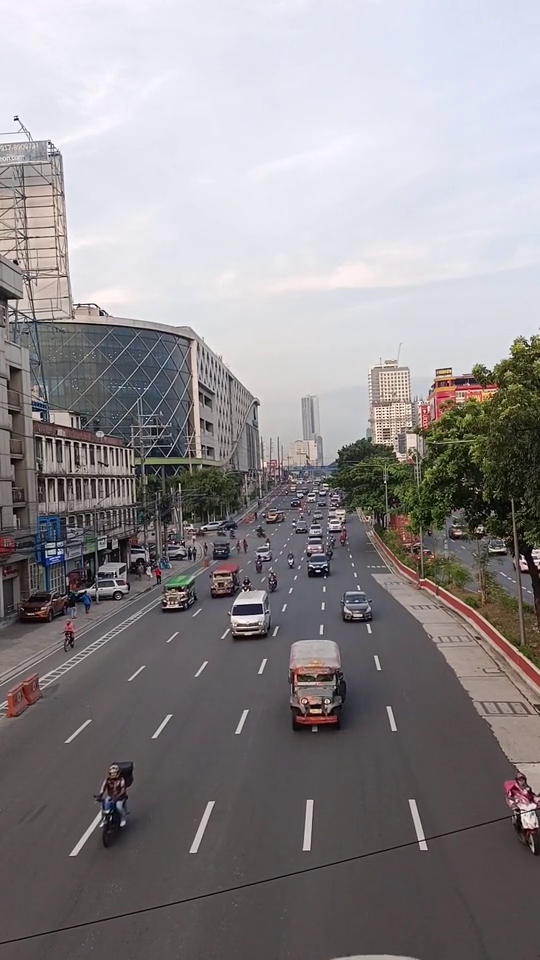
#> input picture frame 55 of Day1/video1.mp4, 540 x 960 px
$ python video_fps.py
#> lines starting #> are read from the running program, lines starting #| are printed output that depends on the picture
import cv2
import time

#cap = cv2.VideoCapture(0)
cap = cv2.VideoCapture("video1.mp4")

#Eğer dosya açılmadıysa hata verip çıkalım
if not cap.isOpened():
    print("Hata: Video kaynağı açılamadı!")
    exit()

video_fps = cap.get(cv2.CAP_PROP_FPS)

print(f"Orijinal FPS: {video_fps}")

prev_time = 0

while True:
    ret,frame = cap.read()
#> frame is the input picture: shape (960, 540, 3); mean B, G, R 141, 138.6, 142.7

    if not ret:
        print("Video bitti veya okunamadı. Çıkılıyor...")
        break

    gri_frame = cv2.cvtColor(frame,cv2.COLOR_BGR2GRAY)
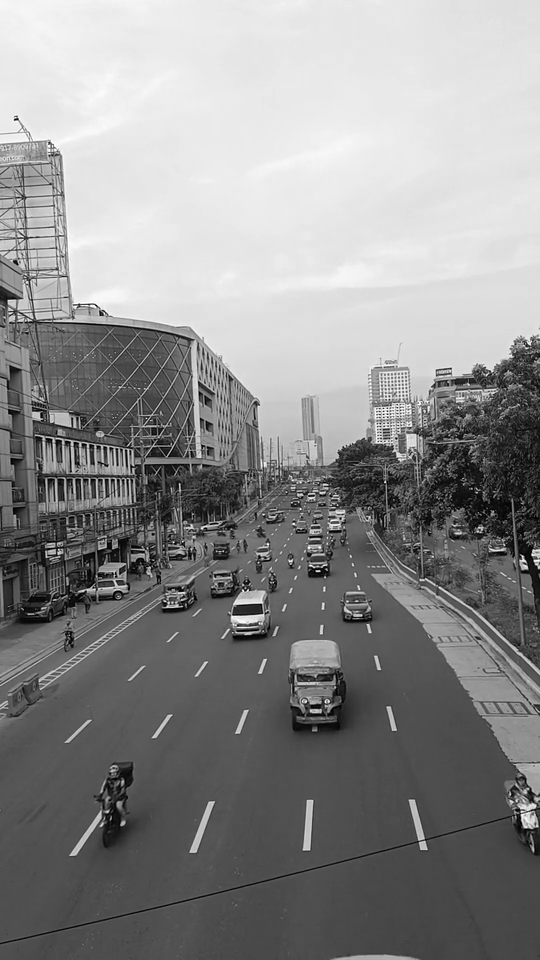
#> gri_frame: shape (960, 540); min 0, max 255, mean 140

    current_time = time.time()

    isleme_fps = 1 / (current_time - prev_time)
    prev_time = current_time

    cv2.putText(frame,f"ISLEME HIZI: {int(isleme_fps)} FPS",(10,30),cv2.FONT_HERSHEY_DUPLEX,1,(0,255,0),2)
    cv2.putText(frame,f"VIDEO Orijinal: {int(video_fps)} FPS",(10,70),cv2.FONT_HERSHEY_SCRIPT_COMPLEX,1,(0,0,255),2)
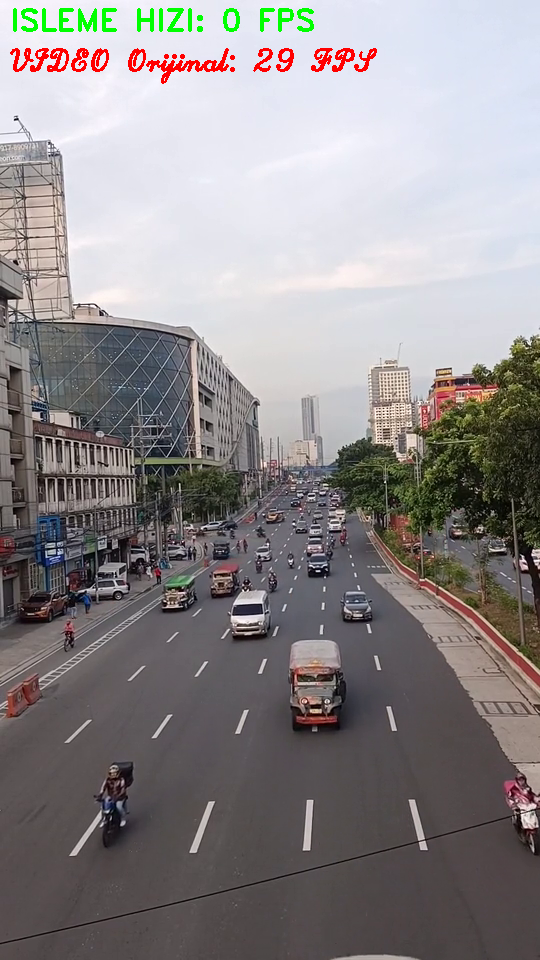
#> frame: shape (960, 540, 3); mean B, G, R 138.2, 137.1, 141.7
    cv2.imshow("Video Analiz",frame)

    if cv2.waitKey(1) & 0xFF == ord('q'):
#> (key q is pressed here)
        break
cap.release()
cv2.destroyAllWindows()

$ run again, starting later in the video
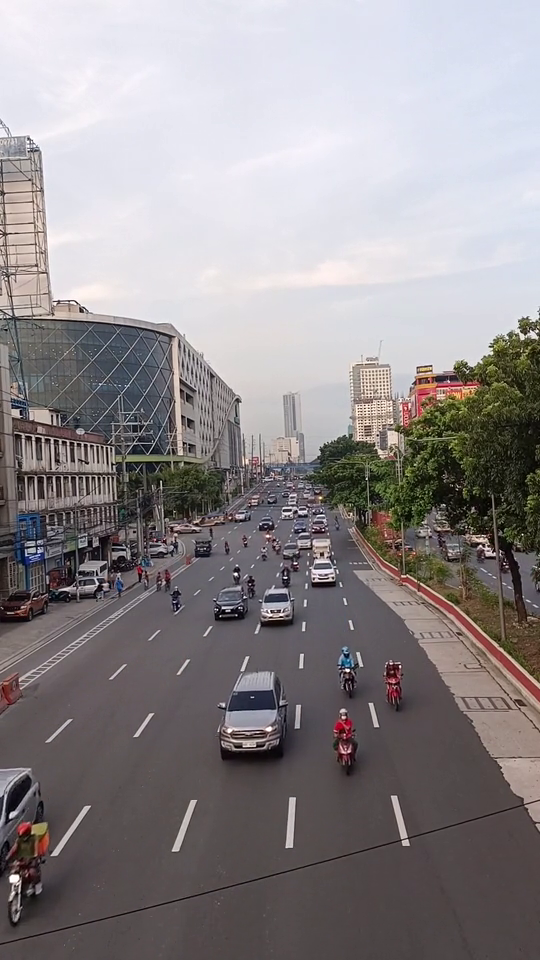
#> input picture frame 247 of Day1/video1.mp4, 540 x 960 px
#> frame is the input picture: shape (960, 540, 3); mean B, G, R 139.6, 137.5, 142.7
#> `gri_frame = cv2.cvtColor(frame,cv2.COLOR_BGR2GRAY)`:
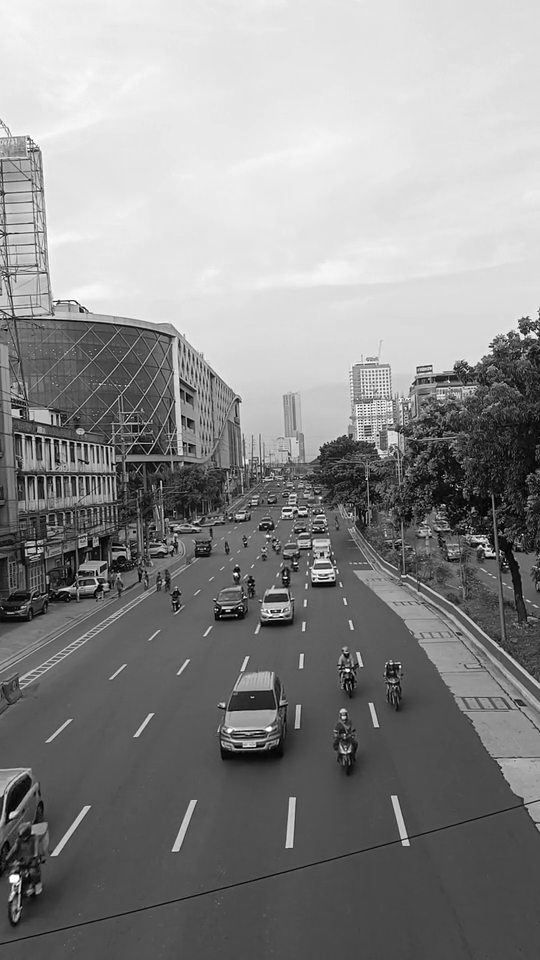
#> gri_frame: shape (960, 540); min 0, max 255, mean 139.3
#> `cv2.putText(frame,f"VIDEO Orijinal: {int(video_fps)} FPS",(10,70),cv2...`:
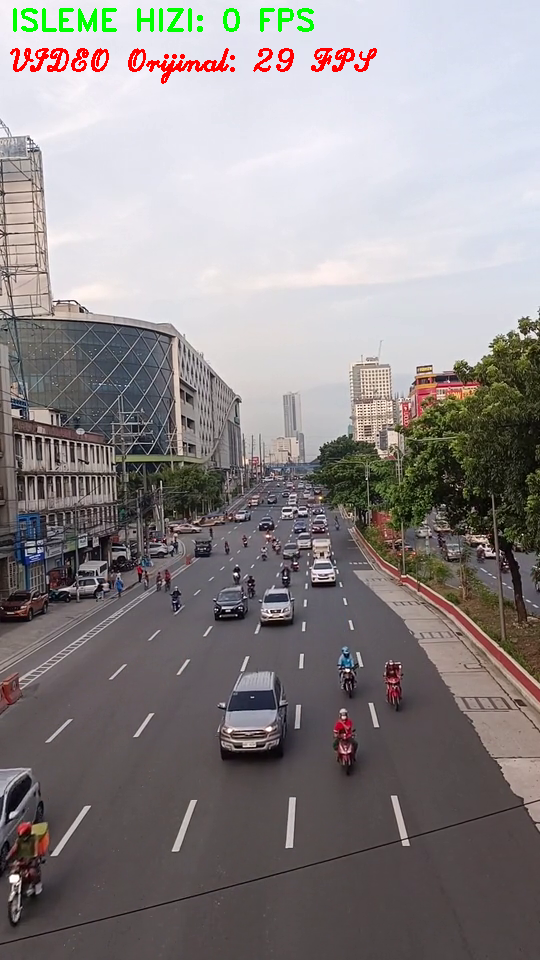
#> frame: shape (960, 540, 3); mean B, G, R 136.9, 136.1, 141.7

$ run again, starting later in the video
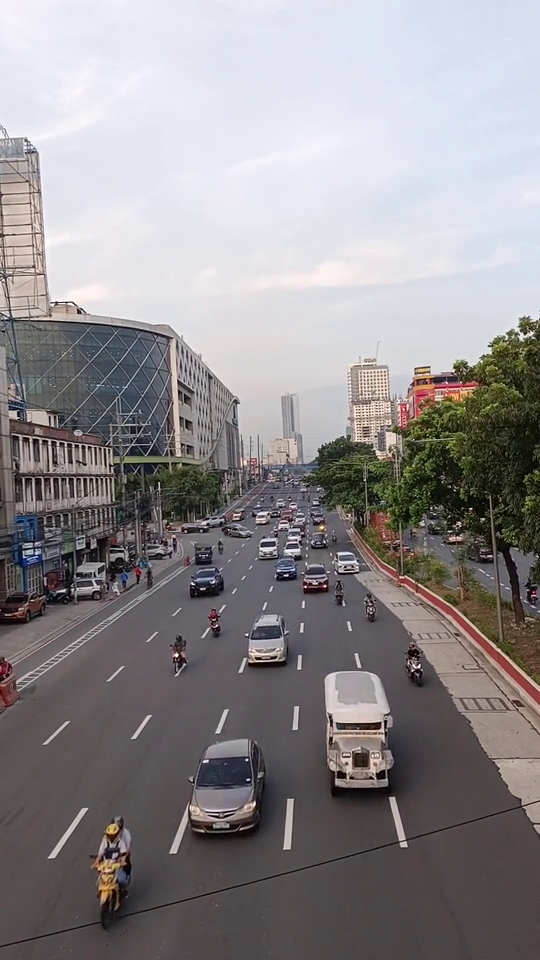
#> input picture frame 440 of Day1/video1.mp4, 540 x 960 px
#> frame is the input picture: shape (960, 540, 3); mean B, G, R 141.1, 138.5, 142.6
#> `gri_frame = cv2.cvtColor(frame,cv2.COLOR_BGR2GRAY)`:
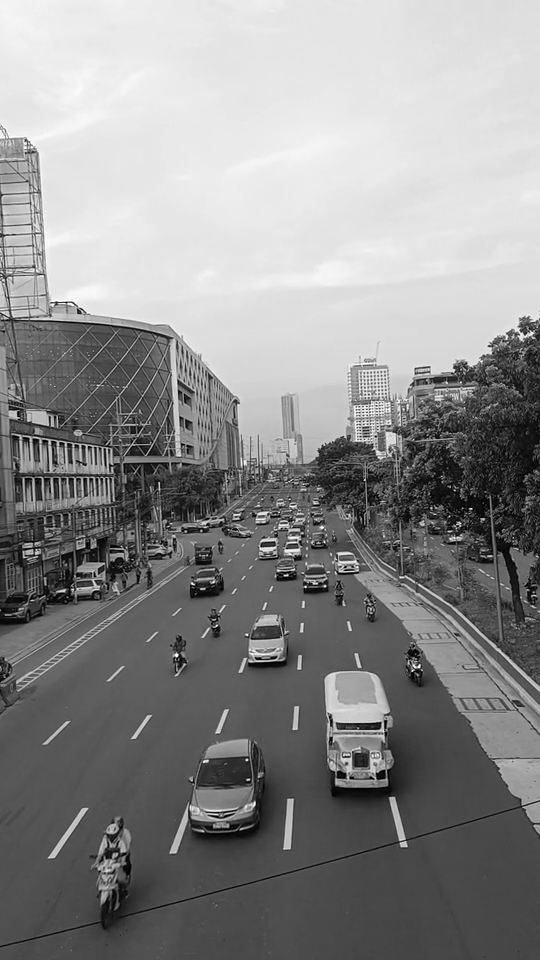
#> gri_frame: shape (960, 540); min 0, max 255, mean 140
#> `cv2.putText(frame,f"VIDEO Orijinal: {int(video_fps)} FPS",(10,70),cv2...`:
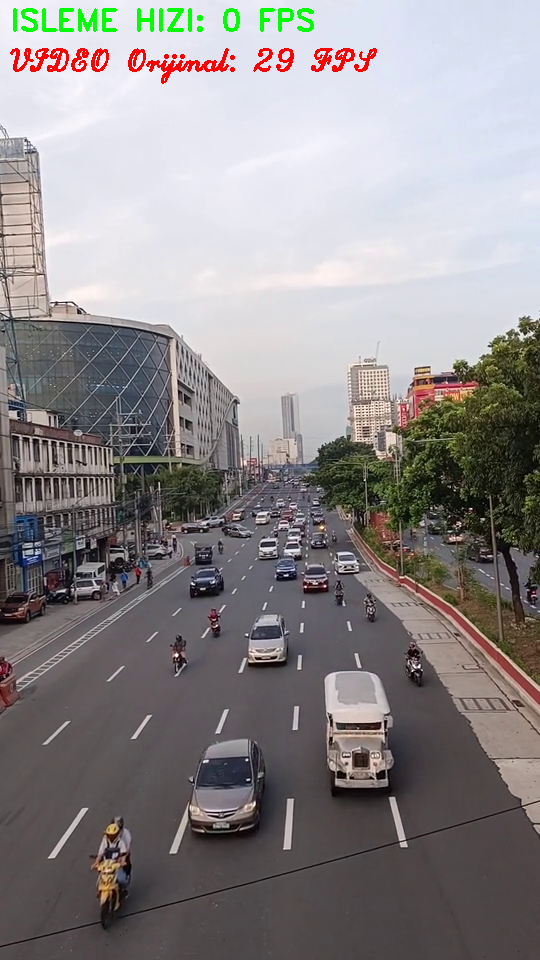
#> frame: shape (960, 540, 3); mean B, G, R 138.3, 137.1, 141.6
